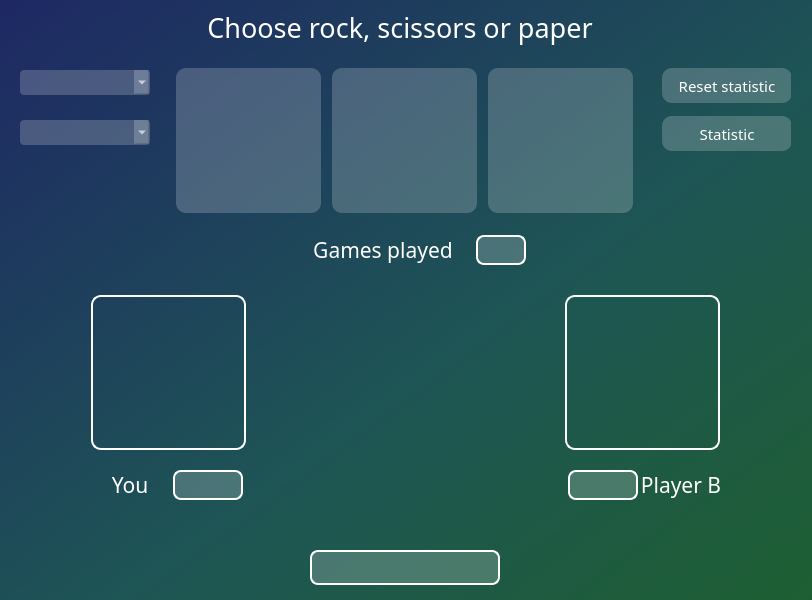
<?xml version="1.0" encoding="UTF-8"?>
<ui version="4.0">
 <class>MainWindow</class>
 <widget class="QMainWindow" name="MainWindow">
  <property name="geometry">
   <rect>
    <x>0</x>
    <y>0</y>
    <width>812</width>
    <height>600</height>
   </rect>
  </property>
  <property name="minimumSize">
   <size>
    <width>812</width>
    <height>600</height>
   </size>
  </property>
  <property name="maximumSize">
   <size>
    <width>812</width>
    <height>600</height>
   </size>
  </property>
  <property name="font">
   <font>
    <family>Banshrift-Light</family>
   </font>
  </property>
  <property name="windowTitle">
   <string>Rock-scissors-paper</string>
  </property>
  <property name="windowIcon">
   <iconset>
    <normaloff>:/icons/rock-paper-scissors.png</normaloff>:/icons/rock-paper-scissors.png</iconset>
  </property>
  <property name="styleSheet">
   <string notr="true">background-color: qlineargradient(spread:pad, x1:1, y1:1, x2:0, y2:0, stop:0 rgba(30, 95, 50, 255), stop:0.427447 rgba(30, 85, 85, 255), stop:1 rgba(30, 40, 100, 255));
font-family: Banshrift-Light;</string>
  </property>
  <property name="iconSize">
   <size>
    <width>40</width>
    <height>40</height>
   </size>
  </property>
  <widget class="QWidget" name="centralwidget">
   <widget class="QLabel" name="result_lb">
    <property name="geometry">
     <rect>
      <x>310</x>
      <y>550</y>
      <width>190</width>
      <height>35</height>
     </rect>
    </property>
    <property name="minimumSize">
     <size>
      <width>190</width>
      <height>35</height>
     </size>
    </property>
    <property name="maximumSize">
     <size>
      <width>190</width>
      <height>35</height>
     </size>
    </property>
    <property name="font">
     <font>
      <family>Banshrift-Light</family>
      <pointsize>17</pointsize>
     </font>
    </property>
    <property name="styleSheet">
     <string notr="true">QLabel{
	color: white;
	background-color: rgba(255, 255, 255, 50);
    border: 2px solid white;
    border-radius: 8px;
}</string>
    </property>
    <property name="text">
     <string/>
    </property>
    <property name="textFormat">
     <enum>Qt::RichText</enum>
    </property>
    <property name="scaledContents">
     <bool>false</bool>
    </property>
    <property name="alignment">
     <set>Qt::AlignCenter</set>
    </property>
   </widget>
   <widget class="QLabel" name="main_lb">
    <property name="geometry">
     <rect>
      <x>200</x>
      <y>10</y>
      <width>400</width>
      <height>35</height>
     </rect>
    </property>
    <property name="minimumSize">
     <size>
      <width>400</width>
      <height>35</height>
     </size>
    </property>
    <property name="maximumSize">
     <size>
      <width>400</width>
      <height>35</height>
     </size>
    </property>
    <property name="font">
     <font>
      <family>Banshrift-Light</family>
      <pointsize>20</pointsize>
      <weight>50</weight>
      <bold>false</bold>
     </font>
    </property>
    <property name="styleSheet">
     <string notr="true">QLabel{
	color: white;
	background-color: none;
}</string>
    </property>
    <property name="text">
     <string>Choose rock, scissors or paper</string>
    </property>
    <property name="alignment">
     <set>Qt::AlignCenter</set>
    </property>
   </widget>
   <widget class="QFrame" name="statistic_btns_frame">
    <property name="geometry">
     <rect>
      <x>660</x>
      <y>60</y>
      <width>131</width>
      <height>101</height>
     </rect>
    </property>
    <property name="styleSheet">
     <string notr="true">background-color: none;</string>
    </property>
    <layout class="QVBoxLayout" name="verticalLayout">
     <property name="spacing">
      <number>7</number>
     </property>
     <property name="leftMargin">
      <number>2</number>
     </property>
     <property name="topMargin">
      <number>2</number>
     </property>
     <property name="rightMargin">
      <number>2</number>
     </property>
     <property name="bottomMargin">
      <number>2</number>
     </property>
     <item>
      <widget class="QPushButton" name="reset_statistic_btn">
       <property name="minimumSize">
        <size>
         <width>130</width>
         <height>35</height>
        </size>
       </property>
       <property name="maximumSize">
        <size>
         <width>130</width>
         <height>35</height>
        </size>
       </property>
       <property name="font">
        <font>
         <family>Banshrift-Light</family>
         <pointsize>11</pointsize>
         <weight>50</weight>
         <bold>false</bold>
        </font>
       </property>
       <property name="styleSheet">
        <string notr="true">QPushButton{
	background-color: rgba(255, 255, 255, 50);
	border-radius : 10px;
	color: white;
}

QPushButton:hover {
background-color: rgba(255,255,255,65);
}


QPushButton:pressed {
background-color: rgba(255,255,255,88);
}

</string>
       </property>
       <property name="text">
        <string>Reset statistic</string>
       </property>
       <property name="icon">
        <iconset>
         <normaloff>:/icons/reset.png</normaloff>:/icons/reset.png</iconset>
       </property>
       <property name="iconSize">
        <size>
         <width>20</width>
         <height>20</height>
        </size>
       </property>
       <property name="checkable">
        <bool>true</bool>
       </property>
      </widget>
     </item>
     <item>
      <widget class="QPushButton" name="show_statistic_btn">
       <property name="minimumSize">
        <size>
         <width>130</width>
         <height>35</height>
        </size>
       </property>
       <property name="maximumSize">
        <size>
         <width>130</width>
         <height>35</height>
        </size>
       </property>
       <property name="font">
        <font>
         <family>Banshrift-Light</family>
         <pointsize>11</pointsize>
         <weight>50</weight>
         <bold>false</bold>
        </font>
       </property>
       <property name="layoutDirection">
        <enum>Qt::LeftToRight</enum>
       </property>
       <property name="styleSheet">
        <string notr="true">QPushButton{
	background-color: rgba(255, 255, 255, 50);
	border-radius : 10px;
	color: white;
}

QPushButton:hover {
background-color: rgba(255,255,255,65);
}


QPushButton:pressed {
background-color: rgba(255,255,255,88);
}

</string>
       </property>
       <property name="text">
        <string notr="true">Statistic</string>
       </property>
       <property name="icon">
        <iconset resource="../resources/res.qrc">
         <normaloff>:/icons/statistics.png</normaloff>:/icons/statistics.png</iconset>
       </property>
       <property name="iconSize">
        <size>
         <width>20</width>
         <height>20</height>
        </size>
       </property>
       <property name="checkable">
        <bool>true</bool>
       </property>
      </widget>
     </item>
    </layout>
   </widget>
   <widget class="QFrame" name="games_played_couter_frame">
    <property name="geometry">
     <rect>
      <x>290</x>
      <y>230</y>
      <width>261</width>
      <height>41</height>
     </rect>
    </property>
    <property name="maximumSize">
     <size>
      <width>261</width>
      <height>41</height>
     </size>
    </property>
    <property name="font">
     <font>
      <family>Banshrift-Light</family>
     </font>
    </property>
    <property name="styleSheet">
     <string notr="true">background-color: none;</string>
    </property>
    <layout class="QHBoxLayout" name="horizontalLayout_5">
     <property name="spacing">
      <number>1</number>
     </property>
     <property name="leftMargin">
      <number>1</number>
     </property>
     <property name="topMargin">
      <number>1</number>
     </property>
     <property name="rightMargin">
      <number>1</number>
     </property>
     <property name="bottomMargin">
      <number>1</number>
     </property>
     <item>
      <widget class="QLabel" name="games_played_text_lb">
       <property name="minimumSize">
        <size>
         <width>140</width>
         <height>30</height>
        </size>
       </property>
       <property name="maximumSize">
        <size>
         <width>140</width>
         <height>30</height>
        </size>
       </property>
       <property name="font">
        <font>
         <family>Banshrift-Light</family>
         <pointsize>16</pointsize>
        </font>
       </property>
       <property name="styleSheet">
        <string notr="true">QLabel{
	color: white;
	background-color: none;
}</string>
       </property>
       <property name="text">
        <string>Games played</string>
       </property>
       <property name="textFormat">
        <enum>Qt::RichText</enum>
       </property>
       <property name="scaledContents">
        <bool>false</bool>
       </property>
       <property name="alignment">
        <set>Qt::AlignCenter</set>
       </property>
      </widget>
     </item>
     <item>
      <widget class="QLabel" name="games_played_counter_lb">
       <property name="minimumSize">
        <size>
         <width>50</width>
         <height>30</height>
        </size>
       </property>
       <property name="maximumSize">
        <size>
         <width>50</width>
         <height>30</height>
        </size>
       </property>
       <property name="font">
        <font>
         <family>Banshrift-Light</family>
         <pointsize>16</pointsize>
         <weight>50</weight>
         <bold>false</bold>
        </font>
       </property>
       <property name="toolTipDuration">
        <number>-1</number>
       </property>
       <property name="styleSheet">
        <string notr="true">QLabel{
	color: white;
	background-color: rgba(255, 255, 255, 50);
    border: 2px solid white;
    border-radius: 8px;
}</string>
       </property>
       <property name="text">
        <string/>
       </property>
       <property name="textFormat">
        <enum>Qt::RichText</enum>
       </property>
       <property name="scaledContents">
        <bool>false</bool>
       </property>
       <property name="alignment">
        <set>Qt::AlignCenter</set>
       </property>
       <property name="indent">
        <number>-1</number>
       </property>
      </widget>
     </item>
    </layout>
   </widget>
   <widget class="QFrame" name="btn_frame">
    <property name="geometry">
     <rect>
      <x>170</x>
      <y>60</y>
      <width>472</width>
      <height>161</height>
     </rect>
    </property>
    <property name="styleSheet">
     <string notr="true">QFrame{
background-color: none;
}

QPushButton{
	background-color: rgba(255, 255, 255, 50);
	border-radius : 10px;
}

QPushButton:hover {
background-color: rgba(255,255,255,65);
}
</string>
    </property>
    <layout class="QHBoxLayout" name="horizontalLayout">
     <property name="spacing">
      <number>10</number>
     </property>
     <property name="leftMargin">
      <number>5</number>
     </property>
     <property name="topMargin">
      <number>5</number>
     </property>
     <property name="rightMargin">
      <number>5</number>
     </property>
     <property name="bottomMargin">
      <number>5</number>
     </property>
     <item>
      <widget class="QPushButton" name="rock_btn">
       <property name="minimumSize">
        <size>
         <width>145</width>
         <height>145</height>
        </size>
       </property>
       <property name="maximumSize">
        <size>
         <width>145</width>
         <height>145</height>
        </size>
       </property>
       <property name="styleSheet">
        <string notr="true">QPushButton:pressed {
background-color: rgba(255,255,255,88);
}
</string>
       </property>
       <property name="text">
        <string/>
       </property>
       <property name="icon">
        <iconset>
         <normaloff>:/icons/rock.png</normaloff>:/icons/rock.png</iconset>
       </property>
       <property name="iconSize">
        <size>
         <width>120</width>
         <height>120</height>
        </size>
       </property>
       <property name="checkable">
        <bool>true</bool>
       </property>
      </widget>
     </item>
     <item>
      <widget class="QPushButton" name="scissors_btn">
       <property name="minimumSize">
        <size>
         <width>145</width>
         <height>145</height>
        </size>
       </property>
       <property name="maximumSize">
        <size>
         <width>145</width>
         <height>145</height>
        </size>
       </property>
       <property name="styleSheet">
        <string notr="true">QPushButton:pressed {
background-color: rgba(255,255,255,88);
}
</string>
       </property>
       <property name="text">
        <string/>
       </property>
       <property name="icon">
        <iconset>
         <normaloff>:/icons/scissors.png</normaloff>:/icons/scissors.png</iconset>
       </property>
       <property name="iconSize">
        <size>
         <width>120</width>
         <height>120</height>
        </size>
       </property>
       <property name="checkable">
        <bool>true</bool>
       </property>
      </widget>
     </item>
     <item>
      <widget class="QPushButton" name="paper_btn">
       <property name="minimumSize">
        <size>
         <width>145</width>
         <height>145</height>
        </size>
       </property>
       <property name="maximumSize">
        <size>
         <width>145</width>
         <height>145</height>
        </size>
       </property>
       <property name="styleSheet">
        <string notr="true">QPushButton:pressed {
background-color: rgba(255,255,255,88);
}
</string>
       </property>
       <property name="text">
        <string/>
       </property>
       <property name="icon">
        <iconset>
         <normaloff>:/icons/paper.png</normaloff>:/icons/paper.png</iconset>
       </property>
       <property name="iconSize">
        <size>
         <width>120</width>
         <height>120</height>
        </size>
       </property>
       <property name="checkable">
        <bool>true</bool>
       </property>
      </widget>
     </item>
    </layout>
   </widget>
   <widget class="QFrame" name="choices_frame">
    <property name="geometry">
     <rect>
      <x>10</x>
      <y>290</y>
      <width>791</width>
      <height>161</height>
     </rect>
    </property>
    <property name="styleSheet">
     <string notr="true">background-color: none;</string>
    </property>
    <layout class="QHBoxLayout" name="horizontalLayout_2">
     <property name="leftMargin">
      <number>5</number>
     </property>
     <property name="topMargin">
      <number>5</number>
     </property>
     <property name="rightMargin">
      <number>5</number>
     </property>
     <property name="bottomMargin">
      <number>5</number>
     </property>
     <item>
      <widget class="QLabel" name="first_choice_icon_lb">
       <property name="minimumSize">
        <size>
         <width>155</width>
         <height>155</height>
        </size>
       </property>
       <property name="maximumSize">
        <size>
         <width>155</width>
         <height>155</height>
        </size>
       </property>
       <property name="font">
        <font>
         <family>Banshrift-Light</family>
         <pointsize>11</pointsize>
        </font>
       </property>
       <property name="styleSheet">
        <string notr="true">QLabel {
    border: 2px solid white;
    border-radius: 10px;
}</string>
       </property>
       <property name="text">
        <string/>
       </property>
       <property name="scaledContents">
        <bool>true</bool>
       </property>
       <property name="alignment">
        <set>Qt::AlignCenter</set>
       </property>
      </widget>
     </item>
     <item>
      <widget class="QLabel" name="vs_icon_lb">
       <property name="minimumSize">
        <size>
         <width>155</width>
         <height>155</height>
        </size>
       </property>
       <property name="maximumSize">
        <size>
         <width>155</width>
         <height>155</height>
        </size>
       </property>
       <property name="text">
        <string/>
       </property>
       <property name="pixmap">
        <pixmap>:/icons/versus.png</pixmap>
       </property>
       <property name="scaledContents">
        <bool>true</bool>
       </property>
      </widget>
     </item>
     <item>
      <widget class="QLabel" name="second_choice_icon_lb">
       <property name="minimumSize">
        <size>
         <width>155</width>
         <height>155</height>
        </size>
       </property>
       <property name="maximumSize">
        <size>
         <width>155</width>
         <height>155</height>
        </size>
       </property>
       <property name="styleSheet">
        <string notr="true">QLabel {
    border: 2px solid white;
    border-radius: 10px;
}</string>
       </property>
       <property name="text">
        <string/>
       </property>
       <property name="scaledContents">
        <bool>true</bool>
       </property>
       <property name="alignment">
        <set>Qt::AlignCenter</set>
       </property>
      </widget>
     </item>
    </layout>
   </widget>
   <widget class="QFrame" name="players_score_frame">
    <property name="geometry">
     <rect>
      <x>80</x>
      <y>460</y>
      <width>651</width>
      <height>50</height>
     </rect>
    </property>
    <property name="styleSheet">
     <string notr="true">background-color: none;</string>
    </property>
    <layout class="QHBoxLayout" name="horizontalLayout_6">
     <item>
      <widget class="QFrame" name="first_player_frame">
       <layout class="QHBoxLayout" name="horizontalLayout_3">
        <property name="spacing">
         <number>3</number>
        </property>
        <property name="leftMargin">
         <number>1</number>
        </property>
        <property name="topMargin">
         <number>1</number>
        </property>
        <property name="rightMargin">
         <number>1</number>
        </property>
        <property name="bottomMargin">
         <number>1</number>
        </property>
        <item>
         <widget class="QLabel" name="first_choice_player_name_lb">
          <property name="minimumSize">
           <size>
            <width>80</width>
            <height>30</height>
           </size>
          </property>
          <property name="maximumSize">
           <size>
            <width>80</width>
            <height>30</height>
           </size>
          </property>
          <property name="font">
           <font>
            <family>Banshrift-Light</family>
            <pointsize>16</pointsize>
           </font>
          </property>
          <property name="styleSheet">
           <string notr="true">QLabel{
	color: white;
	background-color: none;
}</string>
          </property>
          <property name="text">
           <string>You</string>
          </property>
          <property name="textFormat">
           <enum>Qt::AutoText</enum>
          </property>
          <property name="scaledContents">
           <bool>false</bool>
          </property>
          <property name="alignment">
           <set>Qt::AlignCenter</set>
          </property>
          <property name="wordWrap">
           <bool>false</bool>
          </property>
          <property name="margin">
           <number>0</number>
          </property>
         </widget>
        </item>
        <item>
         <widget class="QLabel" name="first_choice_player_score_lb">
          <property name="minimumSize">
           <size>
            <width>70</width>
            <height>30</height>
           </size>
          </property>
          <property name="maximumSize">
           <size>
            <width>70</width>
            <height>30</height>
           </size>
          </property>
          <property name="font">
           <font>
            <family>Banshrift-Light</family>
            <pointsize>16</pointsize>
            <weight>50</weight>
            <bold>false</bold>
           </font>
          </property>
          <property name="styleSheet">
           <string notr="true">QLabel{
	color: white;
	background-color: rgba(255, 255, 255, 50);
    border: 2px solid white;
    border-radius: 8px;
}</string>
          </property>
          <property name="text">
           <string/>
          </property>
          <property name="textFormat">
           <enum>Qt::RichText</enum>
          </property>
          <property name="scaledContents">
           <bool>false</bool>
          </property>
          <property name="alignment">
           <set>Qt::AlignCenter</set>
          </property>
         </widget>
        </item>
       </layout>
      </widget>
     </item>
     <item>
      <spacer name="horizontalSpacer_9">
       <property name="orientation">
        <enum>Qt::Horizontal</enum>
       </property>
       <property name="sizeHint" stdset="0">
        <size>
         <width>268</width>
         <height>20</height>
        </size>
       </property>
      </spacer>
     </item>
     <item>
      <widget class="QFrame" name="second_player_frame">
       <layout class="QHBoxLayout" name="horizontalLayout_4">
        <property name="spacing">
         <number>3</number>
        </property>
        <property name="leftMargin">
         <number>1</number>
        </property>
        <property name="topMargin">
         <number>1</number>
        </property>
        <property name="rightMargin">
         <number>1</number>
        </property>
        <property name="bottomMargin">
         <number>1</number>
        </property>
        <item>
         <widget class="QLabel" name="second_choice_player_score_lb">
          <property name="minimumSize">
           <size>
            <width>70</width>
            <height>30</height>
           </size>
          </property>
          <property name="maximumSize">
           <size>
            <width>70</width>
            <height>30</height>
           </size>
          </property>
          <property name="font">
           <font>
            <family>Banshrift-Light</family>
            <pointsize>16</pointsize>
           </font>
          </property>
          <property name="styleSheet">
           <string notr="true">QLabel{
	color: white;
	background-color: rgba(255, 255, 255, 50);
    border: 2px solid white;
    border-radius: 8px;
}</string>
          </property>
          <property name="text">
           <string/>
          </property>
          <property name="alignment">
           <set>Qt::AlignCenter</set>
          </property>
         </widget>
        </item>
        <item>
         <widget class="QLabel" name="second_choice_player_name_lb">
          <property name="minimumSize">
           <size>
            <width>80</width>
            <height>30</height>
           </size>
          </property>
          <property name="maximumSize">
           <size>
            <width>80</width>
            <height>30</height>
           </size>
          </property>
          <property name="font">
           <font>
            <family>Banshrift-Light</family>
            <pointsize>16</pointsize>
           </font>
          </property>
          <property name="styleSheet">
           <string notr="true">QLabel{
	color: white;
	background-color: none;
}</string>
          </property>
          <property name="text">
           <string>Player B</string>
          </property>
          <property name="alignment">
           <set>Qt::AlignCenter</set>
          </property>
         </widget>
        </item>
       </layout>
      </widget>
     </item>
    </layout>
   </widget>
   <widget class="QComboBox" name="game_mode_combo">
    <property name="geometry">
     <rect>
      <x>20</x>
      <y>70</y>
      <width>130</width>
      <height>25</height>
     </rect>
    </property>
    <property name="minimumSize">
     <size>
      <width>130</width>
      <height>25</height>
     </size>
    </property>
    <property name="maximumSize">
     <size>
      <width>130</width>
      <height>25</height>
     </size>
    </property>
    <property name="font">
     <font>
      <family>Banshrift-Light</family>
      <pointsize>11</pointsize>
     </font>
    </property>
    <property name="styleSheet">
     <string notr="true">QComboBox{
	background-color: rgba(255, 255, 255, 50);
	border-radius : 4px;
	color: white;
}

QComboBox:pressed {
background-color: rgba(255,255,255,88);
}

QComboBox QAbstractItemView {
    color: white;
}
</string>
    </property>
    <property name="editable">
     <bool>false</bool>
    </property>
   </widget>
   <widget class="QComboBox" name="difficulty_combo">
    <property name="geometry">
     <rect>
      <x>20</x>
      <y>120</y>
      <width>130</width>
      <height>25</height>
     </rect>
    </property>
    <property name="minimumSize">
     <size>
      <width>130</width>
      <height>25</height>
     </size>
    </property>
    <property name="maximumSize">
     <size>
      <width>130</width>
      <height>25</height>
     </size>
    </property>
    <property name="font">
     <font>
      <family>Banshrift-Light</family>
      <pointsize>11</pointsize>
     </font>
    </property>
    <property name="styleSheet">
     <string notr="true">QComboBox{
	background-color: rgba(255, 255, 255, 50);
	border-radius : 4px;
	color: white;
}

QComboBox:pressed {
background-color: rgba(255,255,255,88);
}

QComboBox QAbstractItemView {
    color: white;
}
</string>
    </property>
    <property name="editable">
     <bool>false</bool>
    </property>
   </widget>
   <widget class="QPushButton" name="stop_btn">
    <property name="geometry">
     <rect>
      <x>250</x>
      <y>234</y>
      <width>30</width>
      <height>30</height>
     </rect>
    </property>
    <property name="minimumSize">
     <size>
      <width>30</width>
      <height>30</height>
     </size>
    </property>
    <property name="maximumSize">
     <size>
      <width>30</width>
      <height>30</height>
     </size>
    </property>
    <property name="styleSheet">
     <string notr="true">QPushButton {
    background-color: none;
    color: white;
    border: none;
    border-radius: 20px;
}
</string>
    </property>
    <property name="text">
     <string/>
    </property>
    <property name="icon">
     <iconset>
      <normaloff>:/icons/stop.png</normaloff>:/icons/stop.png</iconset>
    </property>
    <property name="iconSize">
     <size>
      <width>30</width>
      <height>30</height>
     </size>
    </property>
   </widget>
  </widget>
 </widget>
 <resources>
  <include location="../resources/res.qrc"/>
 </resources>
 <connections/>
</ui>
